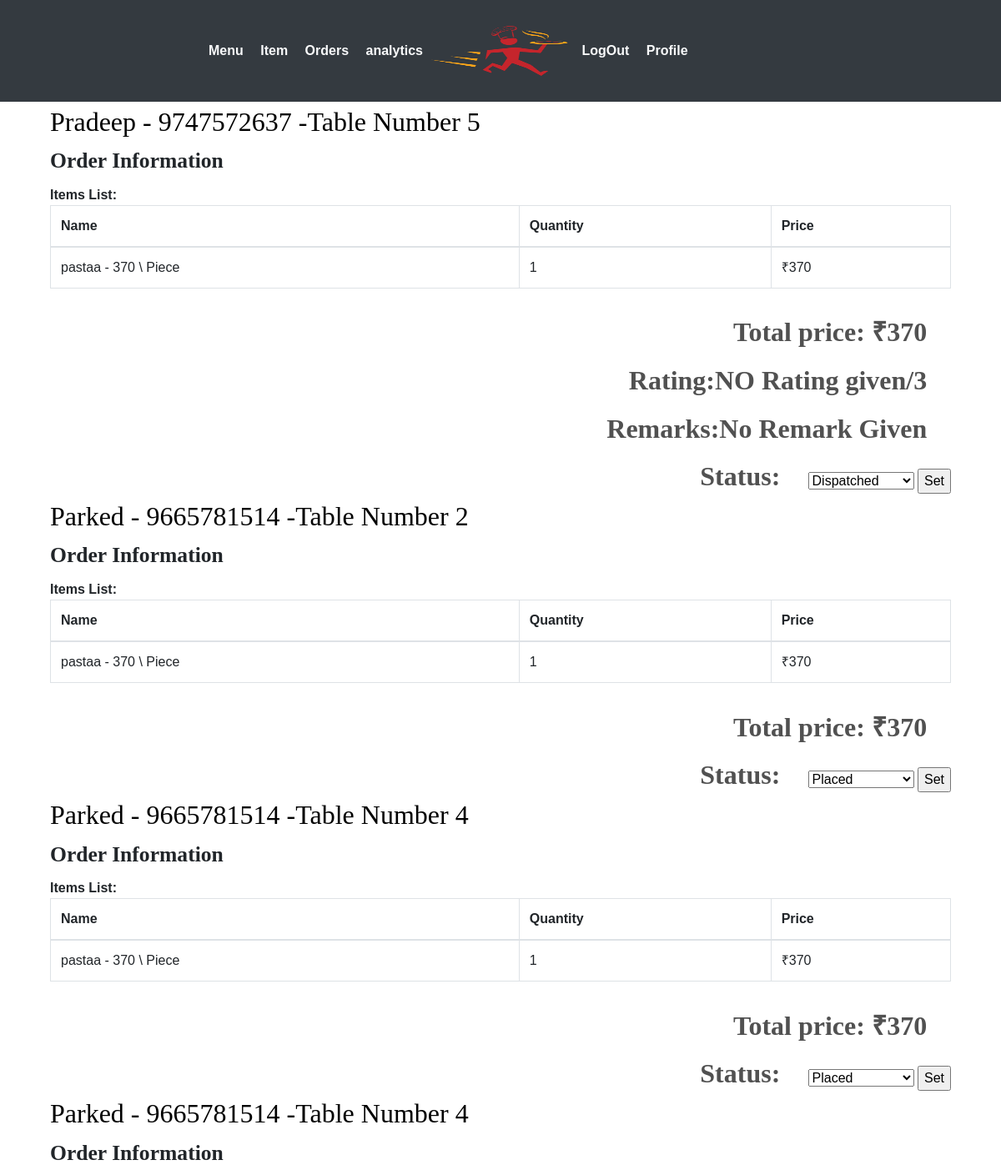
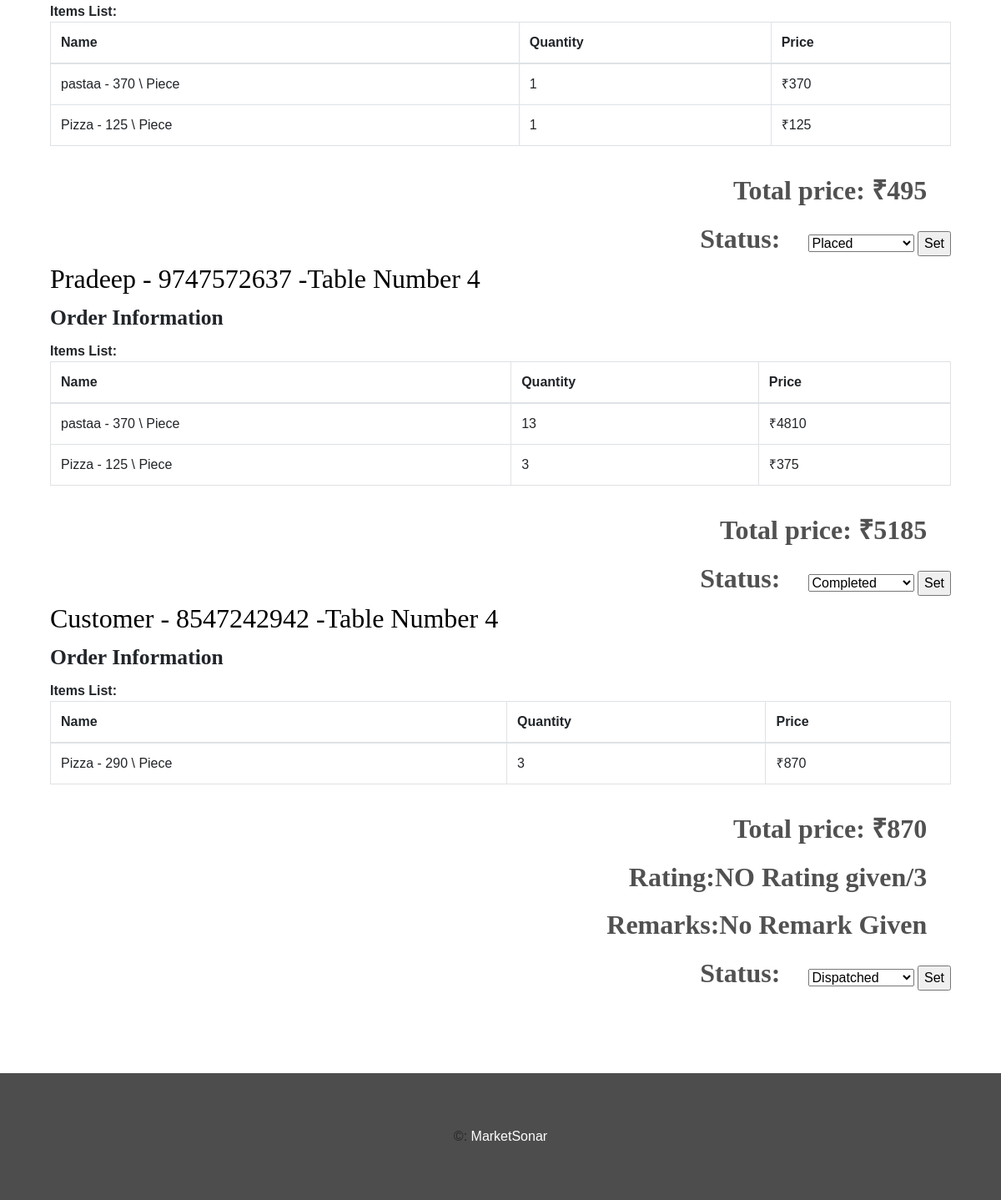
The app's page /food/restaurant/orderlist/ (signed in) with its own data (2 pictures, top to bottom).
### webapp/models.py (models this page shows, shortened)
class Customer(models.Model):
	user 		= models.OneToOneField(settings.AUTH_USER_MODEL,on_delete=models.CASCADE)
	f_name   	= models.CharField(max_length=20,blank=False,verbose_name='First Name')
	l_name		= models.CharField(max_length=20,blank=False,verbose_name='Last Name')
	phone 		= models.IntegerField(blank=False,unique=True,verbose_name='Mobile')

class Menu(models.Model):
	id 		 = models.AutoField(primary_key=True)
	item_id  = models.ForeignKey(Item,on_delete=models.CASCADE,verbose_name='Item Name')
	r_id     = models.ForeignKey(Restaurant,on_delete=models.CASCADE,verbose_name='Restaurant')
	price    = models.IntegerField(blank=False)
	quantity = models.IntegerField(blank=False,default=0)
	def __str__(self):
		return self.item_id.fname+'   - '+str(self.price)+'\t \ Piece'

class Item(models.Model):
	id 			= models.AutoField(primary_key=True)
	fname 		= models.CharField(max_length=30,blank=False,verbose_name='Item')
	category 	= models.CharField(max_length=50,blank=False)
	rid			= models.IntegerField(null=False,default=-1,verbose_name='Restaurant')
	img			=models.ImageField(blank=False)

### webapp/views.py (the view, shortened to what this page needs)
# urls.py: path('restaurant/orderlist/',views.orderlist,name='orderlist'),
@login_required(login_url='/login/restaurant/')
def orderlist(request):
	if request.user.is_restaurant==False:
		return redirect('food:logout')
	orders = Order.objects.filter(r_id=request.user.restaurant.id).order_by('-timestamp')
	corders = []
	for order in orders:
		user = User.objects.filter(id=order.orderedBy.id)
		user = user[0]
		print(user.customer.f_name)
		corder = []
		if user.is_restaurant:
			corder.append(user.restaurant.rname)
			corder.append(user.restaurant.info)
		else:
			corder.append(user.customer.f_name)
			corder.append(user.customer.phone)
		items_list = orderItem.objects.filter(ord_id=order)
		items = []
		for item in items_list:
			citem = []
			citem.append(item.item_id)
			citem.append(item.quantity)
			menu = Menu.objects.filter(id=item.item_id.id)
			citem.append(menu[0].price*item.quantity)
			menu = 0
			items.append(citem)
		corder.append(items)
		corder.append(order.total_amount)
		corder.append(order.id)
		x = order.status
		if x == Order.ORDER_STATE_WAITING:
		    continue
		elif x == Order.ORDER_STATE_PLACED:
		    x = 1
		elif x == Order.ORDER_STATE_ACKNOWLEDGED:
			x = 2
		elif x == Order.ORDER_STATE_COMPLETED:
			x = 3
		elif x == Order.ORDER_STATE_DISPATCHED:
			x = 4
		elif x == Order.ORDER_STATE_CANCELLED:
			x = 5
		else:
			continue
		print(order.id)
		feed=Feedback.objects.filter(orderid=order.id)
		print(feed.count())
		corder.append(x)
		corder.append(order.delivery_addr)
		if feed.count()!=0:
			corder.append(feed[0].rating)
			if feed[0].remarks!=None:
				corder.append(feed[0].remarks)
			else:
				corder.append("No Remark Given")
		else:
			corder.append("NO Rating given")
			corder.append("No Remark Given")
		corders.append(corder)
	context = {
		"orders" : corders,
	}
	return render(request,"webapp/order-list.html",context)

### webapp/templates/webapp/order-list.html (shortened to what this page needs)
{% extends 'webapp/base2.html' %}
{% block body %}
{% for order in orders %}
            <div class="container">
                    <div class="col-md-12 restaurent-title">
                        <div class="logo-title" style="border: 0;">
                            <h4>{{order.0}} - {{order.1}} -Table Number {{order.6}}</h4>
                        </div>
                    </div>
                    <div class="col-md-12 order-form-grid  wow fadeInLeft">
                        <h5>Order Information</h5>
                        <span>Items List:</span>
                        <div>
                            <table class="table table-hover table-bordered">
                                <thead>
                                    <th>
                                        Name
                                    </th>
                                    <th>
                                        Quantity
                                    </th>
                                    <th>
                                        Price
                                    </th>
                                </thead>
                                {% for x in order.2 %}
                                    <tr><td>{{x.0}}</td><td>{{x.1}}</td><td>&#x20b9;{{x.2}}</td></tr>
                                {% endfor %}
                            </table>
                        </div>
                    </div>
                    <div class="col-md-12 buy"  style="display: inline-block;">
                        <form action="" method="POST">{% csrf_token %}
                        <span>Total price: &#x20b9;{{order.3}}</span>
                        {% if order.5 == 4 %}
                        <span>Rating:{{order.7}}/3</span>
                        <span>Remarks:{{order.8}}</span>
                        {% endif %}
                        <span  style="display: inline;">Status:</span>
                        <select name="orderstatus">
                            {% if order.5 == 1 %}
                            <option value="1" selected>Placed</option>
                            {% endif %}
                            {% if order.5 == 3 %}
                            <option value="3" selected>Completed</option>
                            {% endif %}
                            {% if order.5 == 4 %}
                            <option value="4" selected>Dispatched</option>
                            {% endif %}
                        </select>
                        <input type="submit" value="Set" name="submit"/>
                        </form>
                    </div>
        </div>
{% endfor %}
{% endblock %}

### webapp/static/webapp/css/style.css (style rules this page uses)
body { padding:0; margin:0; font-family: 'Source Sans Pro', sans-serif; }
input[type="button"],input[type="submit"] { transition:0.5s all; -webkit-transition:0.5s all; -moz-transition:0.5s all; -o-transition:0.5s all; -ms-transition:0.5s all; }
h1,h2,h3,h4,h5,h6 { margin:0; }
.order-form-grid h5 { font-size:1.6em; font-weight:700; margin-bottom:0.5em; font-family: 'Lobster Two', cursive; }
.order-form-grid span { font-size:16px; font-weight:600; }
.restaurent-title h4 { color:#000000; font-size:2em; font-weight:500; font-family: 'Lobster Two', cursive; margin:5px 0 12px 0; }
.logo-title { border-bottom:1px dotted #000000; width: 63%; margin-bottom: 0.8em; }
.buy { text-align:right; margin-top: 0.8em; }
.buy span { color:#515151; font-size:2em; font-weight:600; display: block; margin: 0 0.9em 0.3em 0; font-family: 'Lobster Two', cursive; }

### records on screen
Customer: f_name "Pradeep" "Pradeep"
Menu: item_id+price "pastaa - 370 \\ Piece", r_id "1", price "370", x "13", x "4810"
Customer: f_name "Parked" "Parked" "Parked"
Menu: item_id+price "Pizza - 125 \\ Piece", r_id "1", price "125", x "3", x "375"
Customer: f_name "Customer"
Menu: item_id+price "Pizza - 290 \\ Piece", x "3", x "870"

### other values on screen
{{ order.1 }} "9747572637" "9665781514" "9665781514" "9665781514" "9747572637" "8547242942"
{{ order.6 }} "5" "2" "4" "4" "4" "4"
{{ order.3 }} "370" "370" "370" "495" "5185" "870"
{{ order.7 }} "NO Rating given" "NO Rating given"
{{ order.8 }} "No Remark Given" "No Remark Given"
